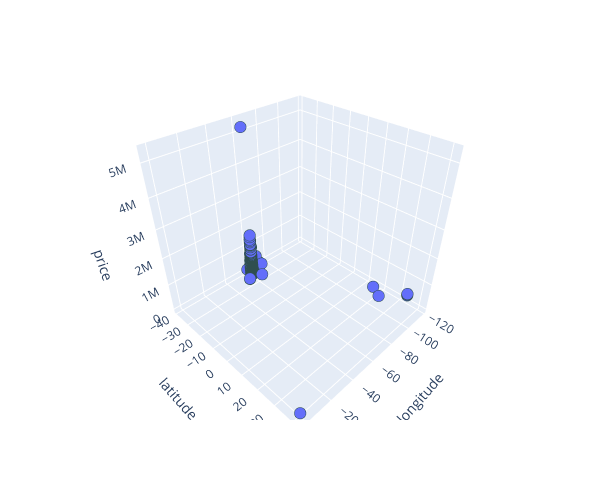

Notebook source saved alongside this figure:
### Code cell
# Create 3D scatter plot 
fig = px.scatter_3d(
    df, 
    x = "lon",
    y = "lat",
    z = "price_aprox_usd",
    labels={"lon": "longitude", "lat": "latitude", "price_aprox_usd": "price"},
    width=600,
    height=500,
)

# Refine formatting
fig.update_traces(
    marker={"size": 4, "line": {"width": 2, "color": "DarkSlateGrey"}},
    selector={"mode": "markers"},
)

# Display figure
fig.show()

fig.write_html("images/fig3.2_3d.html")
fig.write_image("images/fig3.2_3d.png")

# Load and display the image in GitHub
from IPython.display import display, Image 
display(Image(filename='images/fig3.2_3d.png'))

### Figure 1 — Plotly figure (JSON) as saved in the notebook; plotly's stock layout.template omitted (floating-point values rounded to 4 significant figures; data arrays with more than 128 entries replaced by an {"elided": "..."} marker saying what was removed)
{"data": [{"hovertemplate": "longitude=%{x}<br>latitude=%{y}<br>price=%{z}<extra></extra>", "legendgroup": "", "marker": {"color": "#636efa", "line": {"color": "DarkSlateGrey", "width": 2}, "size": 4, "symbol": "circle"}, "mode": "markers", "name": "", "scene": "scene", "showlegend": false, "type": "scatter3d", "x": {"elided": "2679 float values"}, "y": {"elided": "2679 float values"}, "z": {"elided": "2679 float values"}}], "layout": {"height": 500, "legend": {"tracegroupgap": 0}, "margin": {"t": 60}, "scene": {"domain": {"x": [0, 1], "y": [0, 1]}, "xaxis": {"title": {"text": "longitude"}}, "yaxis": {"title": {"text": "latitude"}}, "zaxis": {"title": {"text": "price"}}}, "width": 600}}
